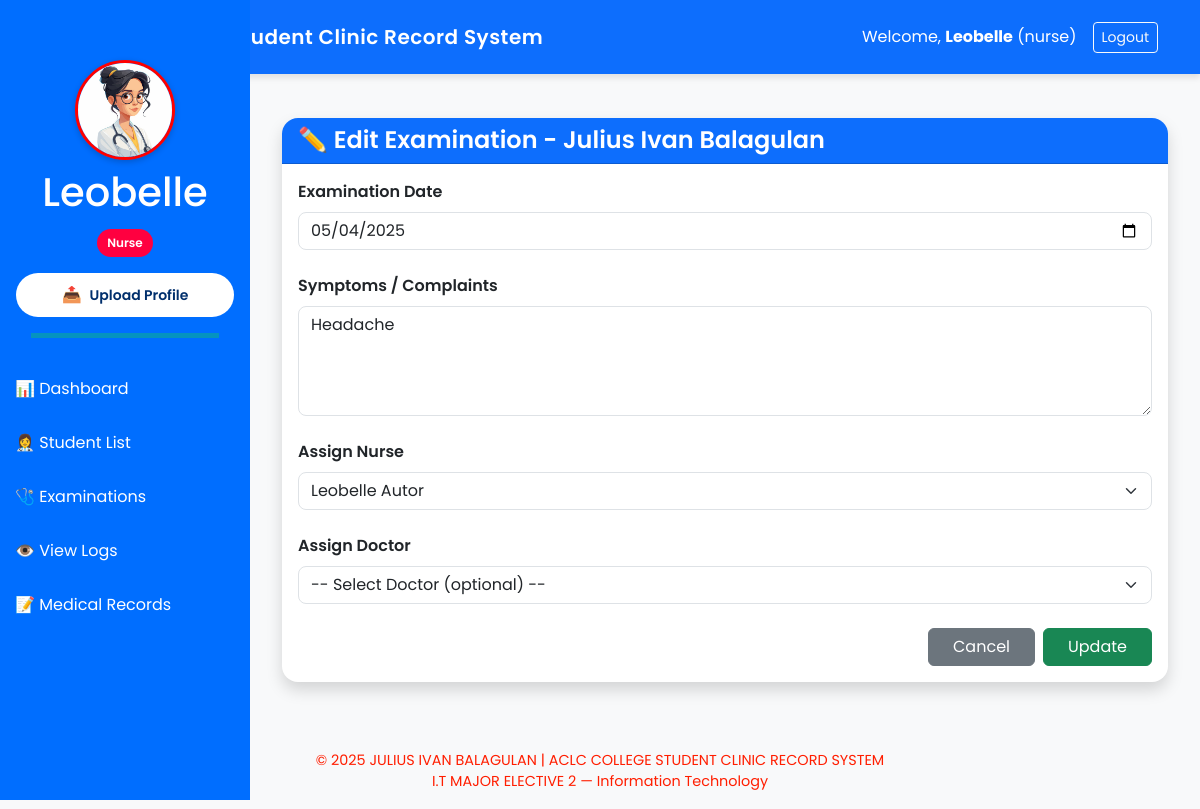
The page /nurse/examination/edit/1 (signed in) on the database its author committed.
### app.py (models this page shows)
class User(db.Model):
    id: Mapped[int] = mapped_column(primary_key=True, autoincrement=True, unique=True)
    username: Mapped[str]
    password: Mapped[str]
    role: Mapped[str]
    profile_photo: Mapped[str]

class StudentInfo(db.Model):
    id: Mapped[int] = mapped_column(primary_key=True, autoincrement=True, unique=True)
    first_name: Mapped[str]
    last_name: Mapped[str]
    gender: Mapped[str]
    bod: Mapped[str]
    contact_info: Mapped[str]
    examinations = Relationship("StudentExamine", back_populates="student", cascade="all, delete-orphan")
    medical_records = Relationship("StudentMedicalRecord", back_populates="student", cascade="all, delete-orphan")
    logs = Relationship("StudentLog", back_populates="student", cascade="all, delete-orphan")

class StudentExamine(db.Model):
    id: Mapped[int] = mapped_column(primary_key=True, autoincrement=True, unique=True)
    student_id: Mapped[int] = mapped_column(ForeignKey("student_info.id"), nullable=False)
    doctor_id: Mapped[int] = mapped_column(ForeignKey("doctor.id"), nullable=True)
    nurse_id: Mapped[int] = mapped_column(ForeignKey("nurse.id"), nullable=False)
    examine_date: Mapped[str]
    symptoms: Mapped[str]
    student = Relationship("StudentInfo", back_populates="examinations")
    doctor = Relationship("Doctor", back_populates="examinations")
    nurse = Relationship("Nurse", back_populates="examinations")
    diagnosis = Relationship("Diagnosis", back_populates="examine", uselist=False, cascade="all, delete-orphan")
    medical_record = Relationship("StudentMedicalRecord", back_populates="examination", uselist=False, cascade="all, delete-orphan")

class Nurse(db.Model):
    id: Mapped[int] = mapped_column(primary_key=True, autoincrement=True, unique=True)
    first_name: Mapped[str]
    last_name: Mapped[str]
    shift: Mapped[str]
    contact_info: Mapped[str]
    examinations = Relationship("StudentExamine", back_populates="nurse", cascade="all, delete-orphan")

### app.py (the view, shortened to what this page needs)
@app.route('/nurse/examination/edit/<int:exam_id>', methods=['GET', 'POST'])
def edit_examination(exam_id):
    if session.get('role') != 'nurse':
        flash('Unauthorized access.', 'danger')
        return redirect(url_for('login'))
    exam = StudentExamine.query.get(exam_id)
    student = exam.student
    doctors = Doctor.query.all()
    nurses = Nurse.query.all()
    return render_template('User/nurse_edit_examination.html', exam=exam, student=student, doctors=doctors, nurses=nurses)

### app.py (called while the page is built)
@app.context_processor
def inject_user():
    if 'username' in session:
        user = User.query.filter_by(username=session['username']).first()
        return dict(user=user)
    return dict(user=None)

### templates/User/nurse_edit_examination.html (shortened to what this page needs)
{% extends "Base/base.html" %}
{% block content %}
<link rel="stylesheet" href="{{ url_for('static', filename='editexamination.css') }}">
<div class="container mt-4">
  <div class="card shadow rounded-4 border-0">
    <div class="card-header bg-primary text-white rounded-top-4">
      <h4 class="mb-0 fw-semibold">✏️ Edit Examination - {{ student.first_name }} {{ student.last_name }}</h4>
    </div>
    <div class="card-body">
      <form method="POST" action="{{ url_for('edit_examination', exam_id=exam.id) }}">
        <div class="mb-4">
          <label class="form-label fw-semibold">Examination Date</label>
          <input type="date" name="examine_date" class="form-control rounded-3" required value="{{ exam.examine_date }}">
        </div>
        <div class="mb-4">
          <label class="form-label fw-semibold">Symptoms / Complaints</label>
          <textarea name="symptoms" rows="4" class="form-control rounded-3" required>{{ exam.symptoms }}</textarea>
        </div>
        <div class="mb-4">
          <label class="form-label fw-semibold">Assign Nurse</label>
          <select name="nurse_id" class="form-select rounded-3" required>
            {% for nurse in nurses %}
              <option value="{{ nurse.id }}" {% if nurse.id == exam.nurse_id %}selected{% endif %}>
                {{ nurse.first_name }} {{ nurse.last_name }}
              </option>
            {% endfor %}
          </select>
        </div>
        <div class="mb-4">
          <label class="form-label fw-semibold">Assign Doctor</label>
          <select name="doctor_id" class="form-select rounded-3">
            <option value="">-- Select Doctor (optional) --</option>
          </select>
        </div>
        <div class="d-flex justify-content-end gap-2">
          <a href="{{ url_for('nurse_view_examinations') }}" class="btn btn-secondary px-4">Cancel</a>
          <button type="submit" class="btn btn-success px-4">Update</button>
        </div>
      </form>
    </div>
  </div>
</div>
{% endblock %}

### templates/Base/base.html (shortened to what this page needs)
<!DOCTYPE html>
<html lang="en">
<head>
    <link rel="stylesheet" href="{{ url_for('static', filename='base.css') }}">
    {{ bootstrap.load_css() }}
</head>
<body>
    <nav class="navbar navbar-expand-lg navbar-dark bg-primary py-3">
        <div class="container">
            <a class="navbar-brand d-flex align-items-center gap-2 fw-semibold text-white" href="#">
                <span style="letter-spacing: 0.5px;"> ACLC College Student Clinic Record System</span>
            </a>
            {% if session.get('username') %}
            <div class="d-flex align-items-center text-white">
                <span class="me-3">Welcome, <strong>{{ session['username'] }}</strong> ({{ session['role'] }})</span>
                <a href="{{ url_for('logout') }}" class="btn btn-outline-light btn-sm">Logout</a>
            </div>
            {% endif %}
        </div>
    </nav>
   {% if session.get('username') %}
   <div class="sidebar">
       <div class="text-center mb-4">
           <div class="profile-pic-container">
            {% if user and user.profile_photo %}
            <img src="{{ url_for('static', filename='uploads/' ~ user.profile_photo) }}" class="rounded-circle" width="100" height="100" alt="Profile">
           {% else %}
            <img src="{{ url_for('static', filename='default.png') }}" class="rounded-circle" width="100" height="100" alt="Default Profile">
           {% endif %}
           </div>
           <h1 class="mt-2">{{ session['username'] }}</h1>
           <p class="badge-role">{{ session['role'] | capitalize }}</p>
           <form action="{{ url_for('upload_profile') }}" method="POST" enctype="multipart/form-data" class="d-grid gap-2 px-3">
            <button type="button" class="upload-btn" onclick="toggleFileInput()"> <span class="icon">📤</span> Upload Profile</button>
          </form>
           <hr class="sidebar-divider">
       </div>
       {% if session['role'] == 'admin' %}
           <a href="{{ url_for('admin_dashboard') }}">📊 Dashboard</a>
           <a href="{{ url_for('register_user') }}">📝 Register User</a>
           <a href="{{ url_for('view_users') }}">👥 View All Users</a>
           <a href="{{ url_for('admin_students') }}">🎓 View Students Info</a>
           <a href="{{ url_for('nurse_profile') }}">👩‍⚕️ Nurse Profile</a>
           <a href="{{ url_for('view_doctors') }}">👨‍⚕️ Doctor Profile</a>
           <a href="{{ url_for('view_logs') }}">👁️ View Logs</a>
       {% elif session['role'] == 'nurse' %}
           <a href="{{ url_for('nurse_dashboard') }}">📊 Dashboard</a>
           <a href="{{ url_for('nurse_view_students') }}">👩‍⚕️ Student List</a>
           <a href="{{ url_for('nurse_view_examinations') }}">🩺 Examinations</a>
           <a href="{{ url_for('nurse_view_logs') }}">👁️ View Logs</a>
           <a href="{{ url_for('view_student_medical_records') }}">📝 Medical Records</a>
       {% elif session['role'] == 'doctor' %}
           <a href="{{ url_for('doctor_dashboard') }}">📊 Dashboard</a>
           <a href="{{ url_for('doctor_examinations') }}">🩺 Examinations</a>
           <a href="{{ url_for('view_all_diagnoses') }}">👁️ View Diagnoses</a>
       {% endif %}
   </div>
   {% endif %}
    <main class="content">
        {% block content %}{% endblock %}
    </main>
  <footer class="text-center mt-5 mb-3">
    <p>&copy; {{ 2025 }} JULIUS IVAN BALAGULAN | ACLC COLLEGE STUDENT CLINIC RECORD SYSTEM <br>
    I.T MAJOR ELECTIVE 2 — Information Technology</p>
  </footer>
</body>
</html>

### static/base.css (style rules this page uses)
body { font-family: 'Poppins', sans-serif; background-color: #f2f6fc; }
.navbar { box-shadow: 0 4px 6px rgba(0, 0, 0, 0.1); }
.card { border-radius: 1rem; }
footer { font-size: 0.9rem; color: #ff1e00; }
.sidebar { height: 100vh; position: fixed; top: 0; left: 0; width: 250px; background-color: #006eff; color: white; padding-top: 60px; }
.sidebar a { color: white; display: block; padding: 15px; text-decoration: none; }
.content { margin-left: 250px; padding: 20px; }
.sidebar-divider { border-top: 5px solid rgb(21, 255, 0); width: 75%; margin: 1rem auto; }
.upload-btn { background-color: #ffffff; color: #002f6c; border: none; padding: 10px 15px; font-weight: 600; font-size: 14px; border-radius: 30px; display: flex; align-items: center; justify-content: center; gap: 8px; cursor: pointer; width: 100%; transition: background-color 0.3s ease, color 0.3s ease; }
.upload-btn .icon { font-size: 16px; }
.badge-role { display: inline-block; background-color: #ff0040; color: #fff; font-size: 12px; font-weight: 600; padding: 5px 10px; border-radius: 20px; margin-top: 5px; text-transform: capitalize; }

### static/editexamination.css (style rules this page uses)
body { background-color: #f8f9fa; font-family: 'Poppins', sans-serif; }
.sidebar .profile-pic-container img { border: 3px solid #ff0000; box-shadow: 0 2px 6px rgba(0,0,0,0.2); }

### rows shown on the page
User: role "nurse", profile_photo (picture), role "Nurse"
StudentInfo: first_name "Julius Ivan", last_name "Balagulan"
StudentExamine: examine_date "05/04/2025", symptoms "Headache", nurse_id "Leobelle Autor"

### other values the page prints
{{ session['username'] }} "Leobelle"
{{ 2025 }} "2025"
